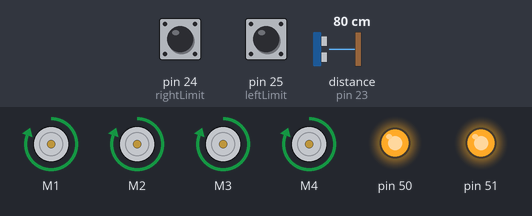
A sketch run on a simulated Arduino Mega 2560, built with avr-gcc and run on an emulated ATmega2560. Parts: 4 × DC motor (green arrow = forward, orange = backward, longer = faster), output pins drawn as LEDs (lit = HIGH). Wiring (inferred from the names in the program): ultrasonic range finder: trigger pin 22; echo pin 23. Inputs (shaded band) come from the test bench; at power-on: pin 24 (rightLimit) LOW, pin 25 (leftLimit) LOW, distance to the obstacle (sensor on pin 23) 80 cm. The echo pulse lasts 58.3 µs per cm; pins used as bus, display or sensor lines are not drawn.

Above: at 0.1 s.
Timing chart, 0 to 1.6 s (numbered marks = the images above):
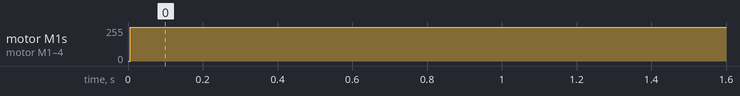

Measured:
- by itself, motor M1–4: stopped → forward 255/255 at 0.01 s

The sketch:

Demo.ino
```cpp
// (licence header left out)
#include <AFMotor.h>
AF_DCMotor motor1(1, MOTOR12_64KHZ); // backright
AF_DCMotor motor2(2, MOTOR12_64KHZ); // create motor #2, 64KHz pwm
AF_DCMotor motor3(3, MOTOR34_1KHZ); // create motor #3, 1KHz pwm
AF_DCMotor motor4(4, MOTOR34_1KHZ); // create motor #4, 1KHz pwm
//
int leftLimit = 25;
int rightLimit = 24;
int left = 0; //left limit switch read value
int right = 0; //right limit switch read value


const int trigPin = 22;
const int echoPin = 23;
long duration;
float distance;

void setup()
{
  //Limit Switch + Power
  pinMode(left, INPUT);
  pinMode(right, INPUT);
  pinMode(50, OUTPUT);
  digitalWrite(50, HIGH);

  //Ultrasonic Pins + Power
  pinMode(trigPin, OUTPUT);
  pinMode(echoPin, INPUT);
  pinMode(51, OUTPUT);
  digitalWrite(51, HIGH);

  //Serial Output read
  Serial.begin(9600);
}

void loop()
{
  //Read limit switch values
  left = digitalRead(leftLimit);
  right = digitalRead(rightLimit);

  // Clears the trigPin
  digitalWrite(trigPin, LOW);
  delayMicroseconds(2);

  // Sets the trigPin to LOW,HIGH, then LOW state for clean signal
  digitalWrite(trigPin, LOW);
  delayMicroseconds(5);
  digitalWrite(trigPin, HIGH);
  delayMicroseconds(10);
  digitalWrite(trigPin, LOW);

  // Reads the echoPin, returns the sound wave travel time in microseconds
  duration = pulseIn(echoPin, HIGH);

  // Calculating the distance
  distance = duration*0.034/2;

  //demo code
 // if(left == 0 && right == 0 && distance > 5.0){
    motor1.run(FORWARD);
    motor1.setSpeed(255);

        motor2.run(FORWARD);
    motor2.setSpeed(255);

        motor3.run(FORWARD);
    motor3.setSpeed(255);

        motor4.run(FORWARD);
    motor4.setSpeed(255);
 /* } else {
    motor1.run(RELEASE);
    motor2.run(RELEASE);
    motor3.run(RELEASE);
    motor4.run(RELEASE);
  }*/
}
//
//void setup() {
//   Serial.begin (9600);
//
//  pinMode(limitSwitchLeft, INPUT);
//  // turn on motor
// // motor1.setSpeed(255);
//  //motor2.setSpeed(255);
//  //motor3.setSpeed(255);
//  //motor4.setSpeed(255);
//}
//
//void loop() {
//      left = digitalRead(limitSwitchLeft);
//
//    //  while(left == 0) { //1 if pressed, 0 otherwise
//      //    motor1.run(FORWARD);
//        //  motor1.setSpeed(200);
//
//         // motor2.run(FORWARD);
//         // motor2.setSpeed(200);
//
//
//          //motor3.run(FORWARD);
//          //motor3.setSpeed(200);
//
//          //motor4.run(FORWARD);
//          //motor4.setSpeed(200);
//     // }
//
//    //  motor1.run(RELEASE);
//      //motor2.run(RELEASE);
//      //motor3.run(RELEASE);
//      //motor4.run(RELEASE);
//
//       Serial.println(left);
//
//}
```
